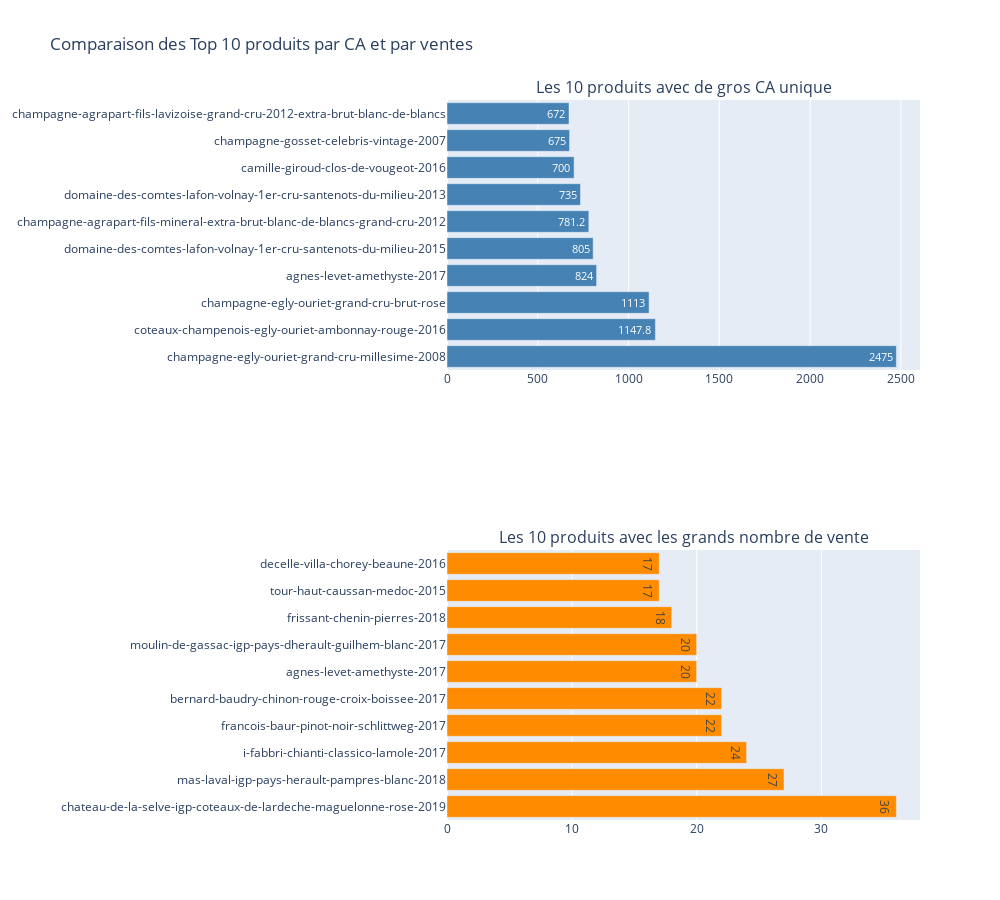

The cell this chart's notebook holds for it:
### Code cell
fig = make_subplots(
    rows=2, cols=1,
    subplot_titles=(
        "Les 10 produits avec de gros CA unique",
        "Les 10 produits avec les grands nombre de vente"
    )
)

fig.add_trace(
    go.Bar(
        y=top_10_CA['post_name'],
        x=top_10_CA['CA'],
        orientation='h',
        name='CA',
        marker_color='steelblue',
        text=top_10_CA['CA'].round(1),
        textposition='auto'
    ),
    row=1, col=1
)

fig.add_trace(
    go.Bar(
        y=top_10_Vente['post_name'],
        x=top_10_Vente['total_sales'],
        orientation='h',
        name='Ventes',
        marker_color='darkorange',
        text=top_10_Vente['total_sales'],
        textposition='auto'
    ),
    row=2, col=1
)


fig.update_layout(
    width=1000,
    height=900,  
    title_text='Comparaison des Top 10 produits par CA et par ventes',
    showlegend=False,
    font=dict(size=12) 
)

fig.show()

### Figure 1 — Plotly figure (JSON) as saved in the notebook; plotly's stock layout.template omitted (floating-point values rounded to 4 significant figures)
{"data": [{"marker": {"color": "steelblue"}, "name": "CA", "orientation": "h", "text": [2475, 1148.0, 1113, 824, 805, 781.2, 735, 700, 675, 672], "textposition": "auto", "type": "bar", "x": [2475, 1148.0, 1113, 824, 805, 781.2, 735, 700, 675, 672], "xaxis": "x", "y": ["champagne-egly-ouriet-grand-cru-millesime-2008", "coteaux-champenois-egly-ouriet-ambonnay-rouge-2016", "champagne-egly-ouriet-grand-cru-brut-rose", "agnes-levet-amethyste-2017", "domaine-des-comtes-lafon-volnay-1er-cru-santenots-du-milieu-2015", "champagne-agrapart-fils-mineral-extra-brut-blanc-de-blancs-grand-cru-2012", "domaine-des-comtes-lafon-volnay-1er-cru-santenots-du-milieu-2013", "camille-giroud-clos-de-vougeot-2016", "champagne-gosset-celebris-vintage-2007", "champagne-agrapart-fils-lavizoise-grand-cru-2012-extra-brut-blanc-de-blancs"], "yaxis": "y"}, {"marker": {"color": "darkorange"}, "name": "Ventes", "orientation": "h", "text": [36, 27, 24, 22, 22, 20, 20, 18, 17, 17], "textposition": "auto", "type": "bar", "x": [36, 27, 24, 22, 22, 20, 20, 18, 17, 17], "xaxis": "x2", "y": ["chateau-de-la-selve-igp-coteaux-de-lardeche-maguelonne-rose-2019", "mas-laval-igp-pays-herault-pampres-blanc-2018", "i-fabbri-chianti-classico-lamole-2017", "francois-baur-pinot-noir-schlittweg-2017", "bernard-baudry-chinon-rouge-croix-boissee-2017", "agnes-levet-amethyste-2017", "moulin-de-gassac-igp-pays-dherault-guilhem-blanc-2017", "frissant-chenin-pierres-2018", "tour-haut-caussan-medoc-2015", "decelle-villa-chorey-beaune-2016"], "yaxis": "y2"}], "layout": {"annotations": [{"font": {"size": 16}, "showarrow": false, "text": "Les 10 produits avec de gros CA unique", "x": 0.5, "xanchor": "center", "xref": "paper", "y": 1, "yanchor": "bottom", "yref": "paper"}, {"font": {"size": 16}, "showarrow": false, "text": "Les 10 produits avec les grands nombre de vente", "x": 0.5, "xanchor": "center", "xref": "paper", "y": 0.375, "yanchor": "bottom", "yref": "paper"}], "font": {"size": 12}, "height": 900, "showlegend": false, "title": {"text": "Comparaison des Top 10 produits par CA et par ventes"}, "width": 1000, "xaxis": {"anchor": "y", "autorange": true, "domain": [0, 1], "range": [0, 2605.0], "type": "linear"}, "xaxis2": {"anchor": "y2", "autorange": true, "domain": [0, 1], "range": [0, 37.89], "type": "linear"}, "yaxis": {"anchor": "x", "autorange": true, "domain": [0.625, 1], "range": [-0.5, 9.5], "type": "category"}, "yaxis2": {"anchor": "x2", "autorange": true, "domain": [0, 0.375], "range": [-0.5, 9.5], "type": "category"}}}
